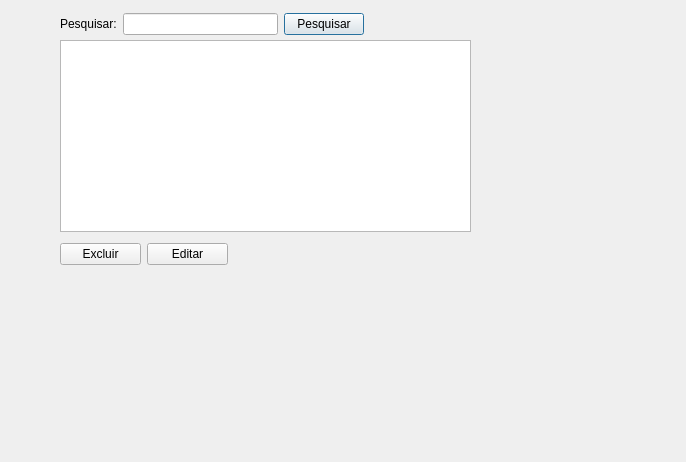
<?xml version="1.0" encoding="UTF-8"?>
<ui version="4.0">
 <class>JanelaPesquisar</class>
 <widget class="QDialog" name="JanelaPesquisar">
  <property name="geometry">
   <rect>
    <x>0</x>
    <y>0</y>
    <width>686</width>
    <height>462</height>
   </rect>
  </property>
  <property name="windowTitle">
   <string>Dialog</string>
  </property>
  <widget class="QTableWidget" name="tw_contatos">
   <property name="geometry">
    <rect>
     <x>60</x>
     <y>40</y>
     <width>411</width>
     <height>192</height>
    </rect>
   </property>
  </widget>
  <widget class="QWidget" name="layoutWidget">
   <property name="geometry">
    <rect>
     <x>60</x>
     <y>10</y>
     <width>304</width>
     <height>28</height>
    </rect>
   </property>
   <layout class="QHBoxLayout" name="horizontalLayout">
    <item>
     <widget class="QLabel" name="label">
      <property name="text">
       <string>Pesquisar:</string>
      </property>
     </widget>
    </item>
    <item>
     <widget class="QLineEdit" name="edt_pesquisar"/>
    </item>
    <item>
     <widget class="QPushButton" name="btn_pesquisar">
      <property name="text">
       <string>Pesquisar</string>
      </property>
     </widget>
    </item>
   </layout>
  </widget>
  <widget class="QWidget" name="layoutWidget">
   <property name="geometry">
    <rect>
     <x>60</x>
     <y>240</y>
     <width>168</width>
     <height>28</height>
    </rect>
   </property>
   <layout class="QHBoxLayout" name="horizontalLayout_2">
    <item>
     <widget class="QPushButton" name="btn_excluir">
      <property name="text">
       <string>Excluir</string>
      </property>
     </widget>
    </item>
    <item>
     <widget class="QPushButton" name="pushButton_3">
      <property name="text">
       <string>Editar</string>
      </property>
     </widget>
    </item>
   </layout>
  </widget>
 </widget>
 <resources/>
 <connections/>
</ui>
